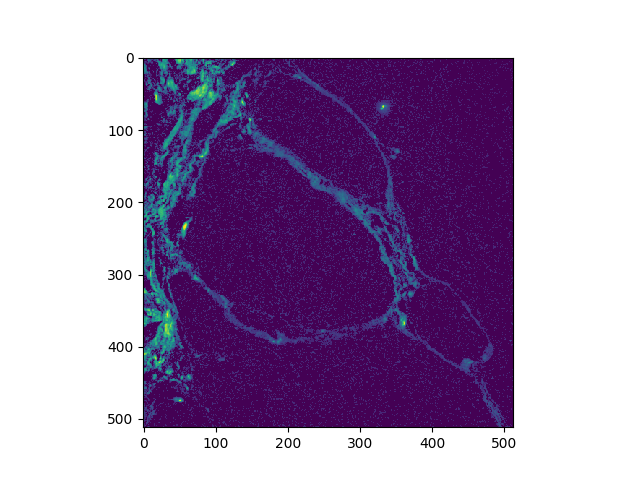
#> input picture equalised_image.png, 640 x 480 px; its folder holds only this picture in this run
$ python -i extraction.py   (imports and definitions only)   (older library calls are emulated)
#> lines starting #> are read from the running program, lines starting #| are printed output that depends on the picture; after the words box and inside, x2 and y2 are one past the last pixel; in counts of white or black regions, pixels touching at a corner belong together
### src/preprocessing.py
"""
PyFibre
Preprocessing Library

Created by: Frank Longford
Created on: 18/02/2019

Last Modified: 18/02/2019
"""

import sys
import os
import time
import logging
import numpy as np
import scipy as sp

from skimage import img_as_float, io
from skimage.restoration import denoise_nl_means, estimate_sigma
from skimage.exposure import rescale_intensity

import utilities as ut

logger = logging.getLogger(__name__)


# [161 lines left out: functions import_image, load_shg_pl, clip_intensities, not called in this run]


def nl_means(image, p_denoise=(5, 35)):
	"""
	Non-local means denoise algorithm using estimate of Gaussian noise

	Parameters
	----------

	image:  array_like (float); shape=(n_y, n_x)
		Image to pre-process

	p_denoise: tuple (float); shape=(2,)
		Parameters for non-linear means denoise algorithm (used to remove noise)

	Returns
	-------

	image:  array_like (float); shape=(n_y, n_x)
		Pre-processed image

	"""

	sigma = estimate_sigma(image)
	image = denoise_nl_means(image, patch_size=p_denoise[0], patch_distance=p_denoise[1],
				fast_mode=True, h = 1.2 * sigma, sigma=sigma, multichannel=False)

	return image


# [53 lines left out: function select_samples, not called in this run]

### src/filters.py
"""
ColECM: Collagen ExtraCellular Matrix Simulation
ANALYSIS ROUTINE

Created by: Frank Longford
Created on: 09/03/2018

Last Modified: 19/04/2018
"""

import sys, os
import numpy as np
import scipy as sp
import networkx as nx

from scipy import interpolate
from scipy.ndimage import sobel
from scipy.ndimage.filters import gaussian_filter

from skimage.feature import structure_tensor, hessian_matrix, hessian_matrix_eigvals
from skimage.filters import apply_hysteresis_threshold, sobel, sato
from skimage.filters import threshold_otsu, threshold_li, threshold_isodata, threshold_mean


# [4 lines left out: function gaussian, not called in this run]


def spiral_tv(image):

	pass


def tubeness(image):

	"""
	H_elems = hessian_matrix(image, order="xy", sigma=sigma, mode='reflect')
	H_eigen = hessian_matrix_eigvals(H_elems)
	tube = np.where(H_eigen[1] < 0, abs(H_eigen[1]), 0)
	"""

	tube = sato(image, sigmas=range(1, 5, 1), black_ridges=False)

	return tube


def curvelet(image):

	pass


# [6 lines left out: function vesselness, not called in this run]


def hysteresis(image, alpha=1.0):
	""

	low = np.min([alpha * threshold_mean(image), threshold_li(image)])
	high = threshold_isodata(image)

	threshold = apply_hysteresis_threshold(image, low, high)

	return threshold


# [200 lines left out: functions derivatives, form_nematic_tensor, form_structure_tensor, form_hessian_tensor, get_curvature, not called in this run]

### src/utilities.py
"""
ColECM: Collagen ExtraCellular Matrix Simulation
UTILITIES ROUTINE

Created by: Frank Longford
Created on: 01/11/2015

Last Modified: 12/04/2018
"""

import logging
import numpy as np

import sys, os, pickle

from skimage import img_as_float, io

SQRT3 = np.sqrt(3)
SQRT2 = np.sqrt(2)
SQRTPI = np.sqrt(np.pi)


class NoiseError(Exception):

    # [129 lines left out: functions __init__, logo, setup_logger, check_string, check_file_name, load_image and 4 more, not called in this run]


def numpy_remove(list1, list2):
	"""
	numpy_remove(list1, list2)

	Deletes overlapping elements of list2 from list1
	"""

	return np.delete(list1, np.where(np.isin(list1, list2)))


# [103 lines left out: functions unit_vector, rand_vector, remove_element, gaussian, dx_gaussian, reorder_array and 3 more, not called in this run]


def ring(image, index, sizes, value):

    index = np.array(index)
    sizes = np.array(sizes)

    for size in sizes:
        indices = np.concatenate((index - size, index + size))

        if indices[0] >= 0:
            image[indices[0],
                  max([indices[1], 0]): min([indices[3], image.shape[1]])+1] = value
        if indices[2] < image.shape[0]:
            image[indices[2],
                  max([indices[1], 0]): min([indices[3], image.shape[1]])+1] = value
        if indices[1] >= 0:
            image[max([indices[0], 0]): min([indices[2], image.shape[0]])+1,
                 indices[1]] = value
        if indices[3] < image.shape[1]:
            image[max([indices[0], 0]): min([indices[2], image.shape[0]])+1,
                 indices[3]] = value

    return image


def conv_coord(array):

    return (array[:,0], array[:,1])


def clear_border(image, thickness=1):

	for i in range(thickness):
		image[:, 0 + i] = 0
		image[0 + i, :] = 0
		image[:, -(1 + i)] = 0
		image[-(1 + i), :] = 0

	return image


# [213 lines left out: functions flatten_list, extract_prefix, get_files_prefixes, get_image_lists, matrix_split, check_analysis and 3 more, not called in this run]

### src/extraction.py
"""
ColECM: Collagen ExtraCellular Matrix Simulation
ANALYSIS ROUTINE

Created by: Frank Longford
Created on: 09/03/2018

Last Modified: 19/04/2018
"""

import numpy as np
import sys
import copy
import time
import logging
import itertools
import threading

from scipy.spatial.distance import cdist
from scipy.ndimage import distance_transform_edt
from scipy.ndimage.filters import gaussian_filter
from scipy.sparse import coo_matrix, csr_matrix, csgraph

from skimage.feature import (structure_tensor, hessian_matrix, hessian_matrix_eigvals)
from skimage.morphology import disk, square, local_maxima, binary_erosion, remove_small_objects
from skimage.transform import rescale
from skimage.filters import rank
from skimage.exposure import equalize_adapthist

import networkx as nx

from utilities import ring, numpy_remove, clear_border
from filters import tubeness, hysteresis
from preprocessing import nl_means

logger = logging.getLogger(__name__)


def check_2D_arrays(array1, array2, thresh=1):
	"return indices where values of array1 are within thresh distance of array2"

	array1_mat = np.tile(array1, (1, array2.shape[0]))\
	                .reshape(array1.shape[0], array2.shape[0], 2)
	array2_mat = np.tile(array2, (array1.shape[0], 1))\
	                .reshape(array1.shape[0], array2.shape[0], 2)

	diff = np.sum((array1_mat - array2_mat)**2, axis=2)
	array1_indices = np.argwhere(diff <= thresh**2)[:,0]
	array2_indices = np.argwhere(diff <= thresh**2)[:,1]

	return array1_indices, array2_indices


# [9 lines left out: function distance_matrix, not called in this run]


def reduce_coord(coord, values, thresh=1):
	"""
	Find elements in coord that lie within thresh distance of eachother. Remove
	element with lowest corresponding value.
	"""

	if coord.shape[0] <= 1: return coord

	thresh = np.sqrt(2 * thresh**2)
	r_coord = cdist(coord, coord)

	del_coord = np.argwhere((r_coord <= thresh) - np.identity(coord.shape[0]))
	del_coord = del_coord[np.arange(0, del_coord.shape[0], 2)]
	indices = np.stack((values[del_coord[:,0]],
			    values[del_coord[:,1]])).argmax(axis=0)
	del_coord = [a[i] for a, i in zip(del_coord, indices)]

	coord = np.delete(coord, del_coord, 0)

	return coord


def cos_sin_theta_2D(vector, r_vector):
	"""
	cos_sin_theta_2D(vector, r_vector)

	Returns cosine and sine of angles of intersecting vectors betwen even and odd indicies

	Parameters
	----------

	vector:  array_like, (float); shape=(n_vector, n_dim)
	    Array of displacement vectors between connecting beads

	r_vector: array_like, (float); shape=(n_vector)
	    Array of radial distances between connecting beads

	Returns
	-------

	cos_the:  array_like (float); shape=(n_vector/2)
	    Cosine of the angle between each pair of displacement vectors

	sin_the: array_like (float); shape=(n_vector/2)
	    Sine of the angle between each pair of displacement vectors

	r_prod: array_like (float); shape=(n_vector/2)
	    Product of radial distance between each pair of displacement vectors
	"""

	n_vector = vector.shape[0]
	n_dim = vector.shape[1]

	temp_vector = np.reshape(vector, (n_vector // 2, 2, n_dim))

	"Calculate |rij||rjk| product for each pair of vectors"
	r_prod = np.prod(np.reshape(r_vector, (n_vector // 2, 2)), axis = 1)

	"Form dot product of each vector pair rij*rjk in vector array corresponding to an angle"
	dot_prod = np.sum(np.prod(temp_vector, axis=1), axis=1)

	"Calculate cos(theta) for each angle"
	cos_the = dot_prod / r_prod

	return cos_the


def new_branches(image, coord, ring_filter, max_thresh=0.2):
	"Find local maxima in image within max_thresh of coord, exlcuding pixels in ring filter"

	filtered = image * ring_filter
	branch_coord = np.argwhere(local_maxima(filtered) * image >= max_thresh)
	branch_coord = reduce_coord(branch_coord,
			    image[branch_coord[:,0], branch_coord[:,1]])

	n_branch = branch_coord.shape[0]
	branch_vector = np.tile(coord, (n_branch, 1)) - branch_coord
	branch_r = np.sqrt(np.sum(branch_vector**2, axis=1))

	return branch_coord, branch_vector, branch_r


def branch_angles(direction, branch_vector, branch_r):

	n_branch = branch_vector.shape[0]
	dir_vector = np.tile(direction, (n_branch, 1))
	dir_r = np.ones(n_branch)

	combined_vector = np.hstack((branch_vector, dir_vector)).reshape(n_branch*2, 2)
	combined_r = np.column_stack((branch_r, dir_r)).flatten()
	cos_the = cos_sin_theta_2D(combined_vector, combined_r)

	return cos_the


def transfer_edges(Aij, source, target):

	for node in list(Aij.adj[source]):
		Aij.remove_edge(node, source)
		if node != source:
			Aij.add_edge(node, target)
			Aij[node][target]['r'] = np.sqrt(((Aij.nodes[target]['xy'] - Aij.nodes[node]['xy'])**2).sum())


class Fibre(nx.Graph):

	# [12 lines left out: function __init__, not called in this run]


def grow(fibre, image, Aij, tot_node_coord, lmp_thresh, theta_thresh, r_thresh):
	"""
	Grow fibre object along network

	Parameters
	----------

	fibre: nx.Graph
	    Object of class Fibre to be grown in network
	image:  array_like, (float); shape=(nx, ny)
	    Image to perform FIRE upon
	Aij: nx.Graph
	    Networkx graph object representing fibre network
	tot_node_coord: array_like
	    Array of full coordinates (x, y) of nodes in graph Aij
	lmp_thresh: float
	    Minimum distance pixel threshold to be classed as lmp point
	theta_thresh: float
	    Maximum radian deviation of new lmp from fibre trajectory
	r_thresh: float
	    Maximum length of edges between nodes
	"""

	nuc = Aij.nodes[fibre]['nuc']
	connect = list(Aij[fibre].keys())[0]

	start_coord = Aij.nodes[nuc]['xy']
	end_coord = Aij.nodes[fibre]['xy']

	ring_filter = ring(np.zeros(image.shape), end_coord, np.arange(2, 3), 1)
	branch_coord, branch_vector, branch_r = new_branches(image, end_coord,
			                                 ring_filter, lmp_thresh)
	cos_the = branch_angles(Aij.nodes[fibre]['direction'], branch_vector, branch_r)
	indices = np.argwhere(abs(cos_the + 1) <= theta_thresh)

	if indices.size == 0:
		Aij.nodes[fibre]['growing'] = False

		if Aij[fibre][connect]['r'] <= r_thresh / 10: transfer_edges(Aij, fibre, connect)

		return

	branch_coord = branch_coord[indices]
	branch_vector = branch_vector[indices]
	branch_r = branch_r[indices]

	close_nodes, _ = check_2D_arrays(tot_node_coord, branch_coord, 1)
	close_nodes = numpy_remove(close_nodes, list(Aij[fibre].keys()))

	if close_nodes.size != 0:

		new_end = close_nodes.min()

		end_coord = Aij.nodes[connect]['xy']
		new_end_coord = Aij.nodes[new_end]['xy']

		transfer_edges(Aij, fibre, new_end)

		Aij.nodes[fibre]['growing'] = False

	else:
		index = branch_r.argmax()

		new_end_coord = branch_coord[index].flatten()
		new_end_vector = new_end_coord - Aij.nodes[connect]['xy']
		new_end_r = np.sqrt((new_end_vector**2).sum())

		new_dir_vector = new_end_coord - start_coord
		new_dir_r = np.sqrt((new_dir_vector**2).sum())

		if new_end_r >= r_thresh:

			new_end = Aij.number_of_nodes()

			Aij.add_node(new_end)
			Aij.add_edge(fibre, new_end)

			Aij.nodes[new_end]['xy'] = new_end_coord
			Aij.nodes[new_end]['nuc'] = nuc

			Aij[fibre][new_end]['r'] = np.sqrt(((new_end_coord - end_coord)**2).sum())
			Aij.nodes[new_end]['direction'] = (new_dir_vector / new_dir_r)

			Aij.nodes[fibre]['growing'] = False
			Aij.nodes[new_end]['growing'] = True

		else:
			Aij.nodes[fibre]['xy'] = new_end_coord
			Aij[fibre][connect]['r'] = new_end_r
			Aij.nodes[fibre]['direction'] = (new_dir_vector / new_dir_r)


def FIRE(image, scale=1, alpha=0.5, sigma=0.5, nuc_thresh=2, nuc_rad=11, lmp_thresh=0.15,
             angle_thresh=70, r_thresh=8, max_threads=8):
	"""
	FIRE algorithm to extract fibre network

	Parameters
	----------

	image:  array_like, (float); shape=(nx, ny)
	    Image to perform FIRE upon
	sigma: float
	    Gaussian standard deviation to filter distance image
	nuc_thresh: float
	    Minimum distance pixel threshold to be classed as nucleation point
	nuc_rad: float
	    Minimum pixel radii between nucleation points
	lmp_thresh: float
	    Minimum distance pixel threshold to be classed as lmp point
	angle_thresh: float
	    Maximum angular deviation of new lmp from fibre trajectory
	r_thresh: float
	    Maximum length of edges between nodes
	max_threads: ont
	    Maximum number of threads for multithreading routine

	Returns
	-------

	Aij: nx.Graph
	    Networkx graph object representing fibre network

	"""

	"Prepare input image to gain distance matrix of foreground from background"

	image_scale = rescale(image, scale, multichannel=False, mode='constant', anti_aliasing=None)
	sigma *= scale

	"Apply tubeness transform to enhance image fibres"
	image_TB = tubeness(image_scale)
	threshold = hysteresis(image_TB, alpha=alpha)
	cleaned = remove_small_objects(threshold, min_size=int(64*scale**2))
	distance = distance_transform_edt(cleaned)
	smoothed = gaussian_filter(distance, sigma=sigma)
	cleared = clear_border(smoothed)

	"""
	import matplotlib.pyplot as plt

	plt.figure(0)
	plt.imshow(image_scale)
	plt.figure(1)
	plt.imshow(image_TB)
	plt.figure(2)
	plt.imshow(threshold)
	plt.figure(3)
	plt.imshow(cleaned)
	plt.figure(4)
	plt.imshow(distance)
	plt.figure(5)
	plt.imshow(smoothed)
	plt.figure(6)
	plt.imshow(cleared)
	plt.show()
	#"""

	"Set distance and angle thresholds for fibre iterator"
	nuc_thresh = np.min([nuc_thresh * scale**2, 1E-1 * scale**2 * cleared.max()])
	lmp_thresh = np.min([lmp_thresh * scale**2, 1E-1 * scale**2 * cleared[np.nonzero(cleared)].mean()])
	theta_thresh = np.cos((180-angle_thresh) * np.pi / 180) + 1
	r_thresh = int(r_thresh * scale)
	nuc_rad = int(nuc_rad * scale)

	logger.debug("Maximum distance = {}".format(cleared.max()))
	logger.debug("Mean distance = {}".format(cleared[np.nonzero(cleared)].mean()))
	logger.debug("Using thresholds:\n nuc = {} pix\n lmp = {} pix\n angle = {} deg\n edge = {} pix".format(
		    nuc_thresh, lmp_thresh, angle_thresh, r_thresh))

	"Get global maxima for smoothed distance matrix"
	maxima = local_maxima(cleared, connectivity=nuc_rad, allow_borders=True)
	nuc_node_coord = reduce_coord(np.argwhere(maxima * cleared >= nuc_thresh),
		            cleared[np.where(maxima * cleared >= nuc_thresh)], r_thresh)

	"Set up network arrays"
	n_nuc = nuc_node_coord.shape[0]

	logger.debug("No. nucleation nodes = {}".format(n_nuc))

	Aij = nx.Graph()
	Aij.add_nodes_from(np.arange(n_nuc))

	"Iterate through nucleation points"
	index_m = n_nuc
	for nuc, nuc_coord in enumerate(nuc_node_coord):

		Aij.nodes[nuc]['xy'] = nuc_coord
		Aij.nodes[nuc]['nuc'] = nuc
		Aij.nodes[nuc]['growing'] = False

		ring_filter = ring(np.zeros(cleared.shape), nuc_coord, [r_thresh // 2], 1)
		lmp_coord, lmp_vectors, lmp_r = new_branches(cleared, nuc_coord, ring_filter,
				                             lmp_thresh)
		n_lmp = lmp_coord.shape[0]

		Aij.add_nodes_from(index_m + np.arange(n_lmp))
		Aij.add_edges_from([*zip(nuc * np.ones(n_lmp, dtype=int),
				         index_m + np.arange(n_lmp))])

		iterator = zip(lmp_coord, lmp_vectors, lmp_r, index_m + np.arange(n_lmp))

		for xy, vec, r, lmp in iterator:

			Aij.nodes[lmp]['xy'] = xy
			Aij[nuc][lmp]['r'] = r
			Aij.nodes[lmp]['nuc'] = nuc
			Aij.nodes[lmp]['growing'] = True
			Aij.nodes[lmp]['direction'] = -vec / r

		index_m += n_lmp

	n_node = Aij.number_of_nodes()
	fibre_ends = [i for i in range(n_nuc, n_node) if Aij.degree[i] == 1]
	fibre_grow = [fibre for fibre in fibre_ends if Aij.nodes[fibre]['growing']]
	n_fibres = len(fibre_ends)

	logger.debug("No. nodes created = {}".format(n_node))
	logger.debug("No. fibres to grow = {}".format(n_fibres))

	it = 0
	total_time = 0
	while len(fibre_grow) > 0:
		start = time.time()

		tot_node_coord = [Aij.nodes[node]['xy'] for node in Aij]
		tot_node_coord = np.stack(tot_node_coord)

		#"""Serial Version
		for fibre in fibre_grow:
			grow(fibre, cleared, Aij, tot_node_coord, lmp_thresh, theta_thresh, r_thresh)
		#"""

		"""Multi Threading Version
		n_batches = len(fibre_grow) // max_threads + 1
		thread_batches = np.array_split(fibre_grow, n_batches)

		for batch in thread_batches:
			thread_pool = []

			for fibre in batch:

				thread = threading.Thread(target=grow, args=(fibre, cleared, Aij, tot_node_coord, lmp_thresh, theta_thresh, r_thresh))
				thread.daemon = True
				thread_pool.append(thread)

			for thread in thread_pool: thread.start()
			for thread in thread_pool: thread.join()
		#"""

		n_node = Aij.number_of_nodes()
		fibre_ends = [i for i in range(n_nuc, n_node) if Aij.degree[i] == 1]
		fibre_grow = [fibre for fibre in fibre_ends if Aij.nodes[fibre]['growing']]

		it += 1
		end = time.time()
		total_time += end - start

		logger.debug("Iteration {} time = {} s, {} nodes  {}/{} fibres left to grow".format(
			it, round(end - start, 3), n_node, len(fibre_grow), n_fibres))

	for node in Aij.nodes(): Aij.nodes[node]['xy'] = np.array(Aij.nodes[node]['xy'] // scale, dtype=int)
	for edge in Aij.edges(): Aij.edges[edge]['r'] *= 1. / scale

	"Remove all nodes with no edges to help with distance matrix calculation memory"
	Aij.remove_nodes_from(list(nx.isolates(Aij)))
	mapping = dict(zip(Aij.nodes, np.arange(Aij.number_of_nodes())))
	Aij = nx.relabel_nodes(Aij, mapping)

	logger.debug("Checking for redundant nodes")
	checking = True
	r2_min = 4

	while checking:
		"Calculate distances between each node"
		node_coord = [Aij.nodes[i]['xy'] for i in Aij.nodes()]
		node_coord = np.stack(node_coord)
		d_coord, r2_coord = distance_matrix(node_coord)

		"Deal with one set of coordinates"
		upper_diag = np.triu_indices(r2_coord.shape[0])
		r2_coord[upper_diag] = r2_min

		"Find nodes in the same location"
		duplicate_nodes = np.where(r2_coord < r2_min)
		checking = (duplicate_nodes[0].size > 0)

		"Iterate through each duplicate and transfer edges on to most connected"
		for node1, node2 in zip(*duplicate_nodes):
			if Aij.degree[node1] > Aij.degree[node2]: transfer_edges(Aij, node1, node2)
			elif Aij.degree[node1] + Aij.degree[node2] != 0: transfer_edges(Aij, node2, node1)

		"Remove all nodes with no edges"
		Aij.remove_nodes_from(list(nx.isolates(Aij)))
		mapping = dict(zip(Aij.nodes, np.arange(Aij.number_of_nodes())))
		Aij = nx.relabel_nodes(Aij, mapping)

	"Remove graph components containing either only 1 node with 1 edge or 1 node with more than 1 edge"
	node_remove_list = []
	for i, component in enumerate(nx.connected_components(Aij)):
		subgraph = Aij.subgraph(component)
		edge_count = np.array([subgraph.degree[node] for node in subgraph], dtype=int)
		graph_check = np.sum(edge_count > 1) > 1
		graph_check *= np.sum(edge_count == 1) > 1
		if not graph_check: node_remove_list += list(subgraph.nodes())

	Aij.remove_nodes_from(node_remove_list)

	mapping = dict(zip(Aij.nodes, np.arange(Aij.number_of_nodes())))
	Aij = nx.relabel_nodes(Aij, mapping)

	return Aij


# [149 lines left out: functions get_edge_list, simplify_network, fibre_assignment, not called in this run]


def network_extraction(image_shg, network_name='network', scale=1.0, sigma=0.75, alpha=0.5,
			p_denoise=(5, 35), threads=8):
	"""
	Extract fibre network using modified FIRE algorithm
	"""

	logger.debug("Applying AHE to SHG image")
	image_shg = equalize_adapthist(image_shg)
	logger.debug("Performing NL Denoise using local windows {} {}".format(*p_denoise))
	image_nl = nl_means(image_shg, p_denoise=p_denoise)

	"Call FIRE algorithm to extract full image network"
	logger.debug("Calling FIRE algorithm using image scale {}  alpha  {}".format(scale, alpha))
	Aij = FIRE(image_nl, scale=scale, sigma=sigma, alpha=alpha, max_threads=threads)
	nx.write_gpickle(Aij, network_name + "_graph.pkl")

	#else: Aij = nx.read_gpickle(network_name + "_graph.pkl")

	logger.debug("Extracting and simplifying fibre networks from graph")
	n_nodes = []
	networks = []
	networks_red = []
	fibres = []
	for i, component in enumerate(nx.connected_components(Aij)):
		subgraph = Aij.subgraph(component)

		fibre = fibre_assignment(subgraph)

		if len(fibre) > 0:
			n_nodes.append(subgraph.number_of_nodes())
			networks.append(subgraph)
			networks_red.append(simplify_network(subgraph))
			fibres.append(fibre)

	"Sort segments ranked by network size"
	indices = np.argsort(n_nodes)[::-1]

	sorted_networks = [networks[i] for i in indices]
	sorted_networks_red = [networks_red[i] for i in indices]
	sorted_fibres = [fibres[i] for i in indices]

	return sorted_networks, sorted_networks_red, sorted_fibres

>>> import cv2
>>> picture = cv2.imread('../equalised_image.png', cv2.IMREAD_GRAYSCALE)
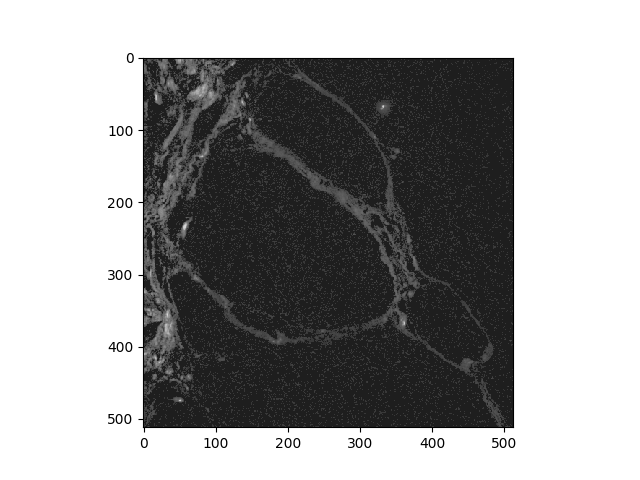
#> picture: shape (480, 640); min 0, max 255, mean 158.5
>>> result = network_extraction(picture)
#> in nl_means, `sigma = estimate_sigma(image)`: sigma = 3.68e-05
#> in tubeness, `tube = sato(image, sigmas=range(1, 5, 1), black_ridges=False)`:
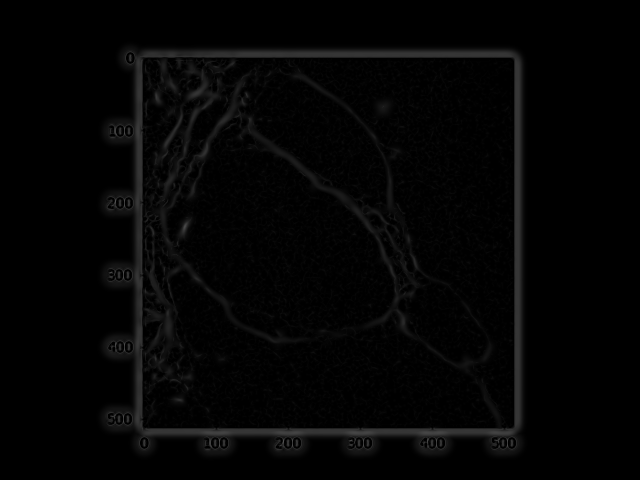
#> tube: shape (480, 640) float64; min 0, max 0.328, mean 0.0177
#> in hysteresis, `low = np.min([alpha * threshold_mean(image), threshold_li(image)])`: low = 0.00883
#> in hysteresis, `high = threshold_isodata(image)`: high = 0.0736
#> in hysteresis, `threshold = apply_hysteresis_threshold(image, low, high)`:
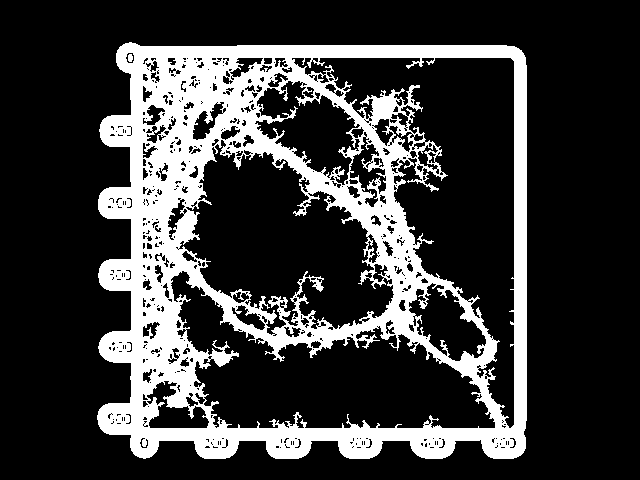
#> threshold: shape (480, 640) bool; 22.8% white; 2 white regions, box (x1, y1, x2, y2) and area: (97, 42, 527, 459) 69889, (128, 54, 133, 62) 34
#> (the rest of the program and of its run is left out)
